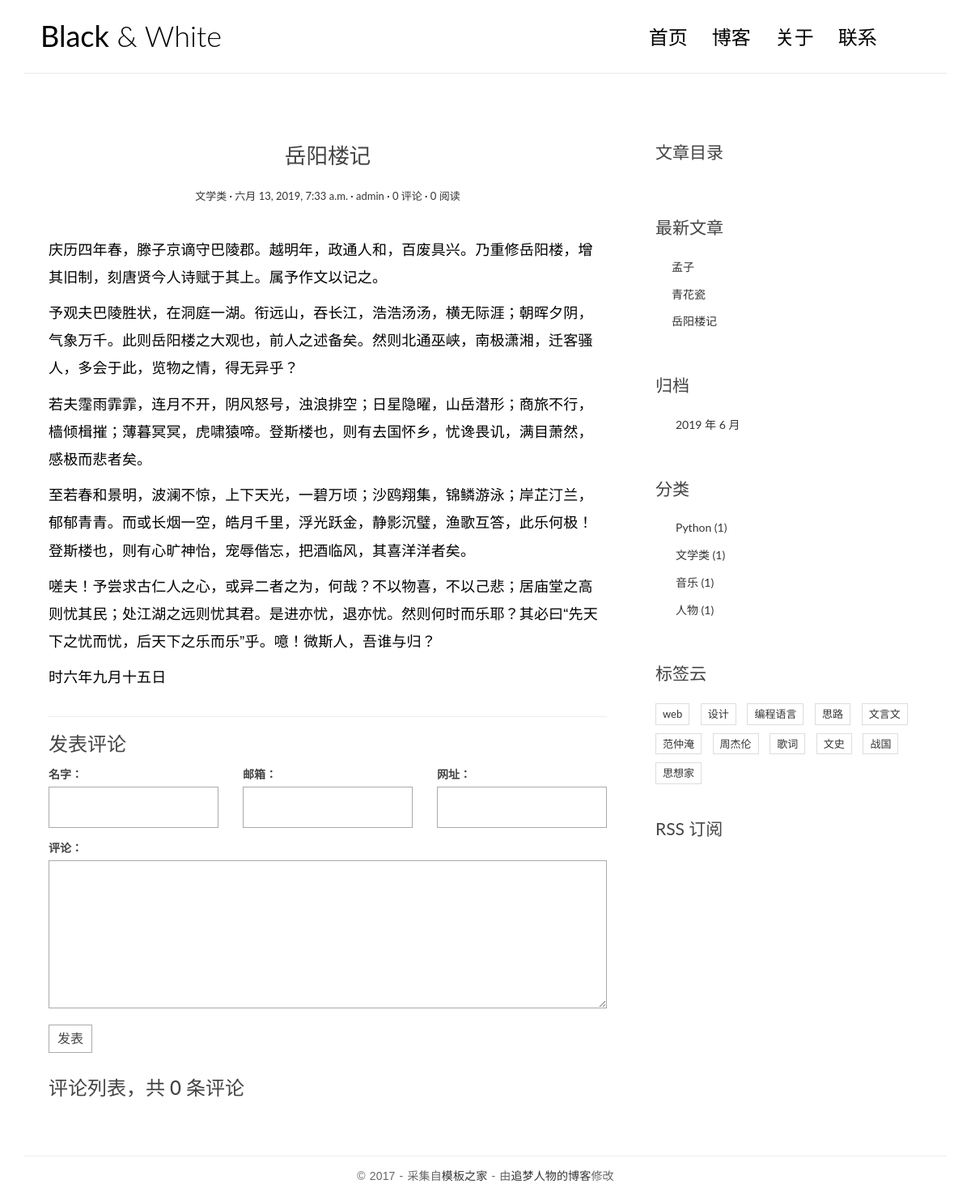
Before: /single/2/ with the older database file.
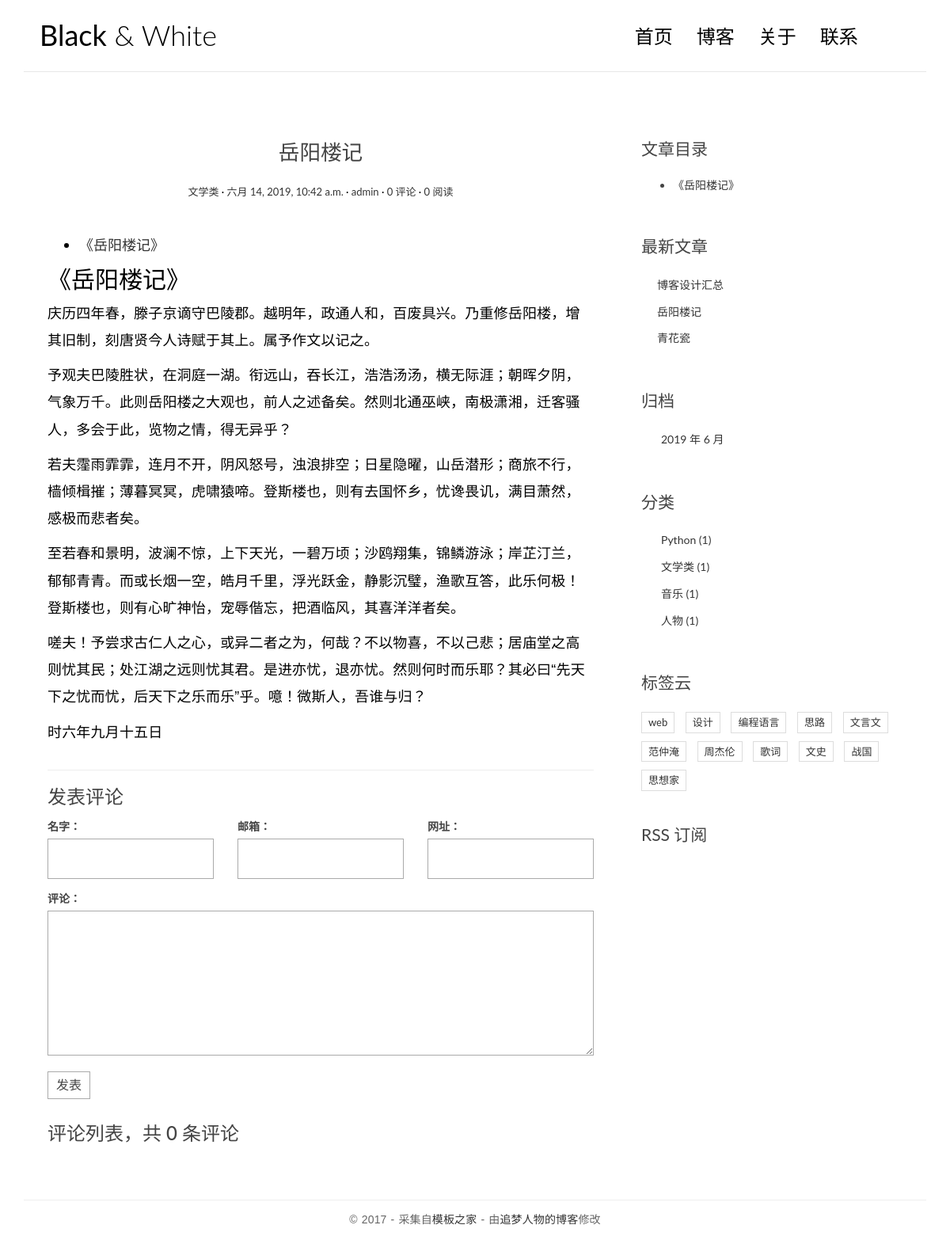
After: the same page with the newer database file.
### blog/models.py (models this page shows, shortened)
class Article(models.Model):
    title = models.CharField(max_length=30) # 标题
    body = models.TextField()   # 内容
    category = models.ForeignKey(Category, on_delete=models.CASCADE)    # 分类
    tag = models.ManyToManyField(Tag)   # 标签
    create_time = models.DateTimeField(auto_now=True)    # 创建时间
    update_time = models.DateTimeField(auto_now_add=True)   # 更新时间
    author = models.ForeignKey(User, on_delete=models.CASCADE)  # 作者
    views = models.IntegerField(default=0)  # 浏览数

class Category(models.Model):
    title = models.CharField(max_length=20)

class Tag(models.Model):
    title = models.CharField(max_length=20)

### blog/views.py (the view, shortened to what this page needs)
# urls.py: url(r'^single/(\d+)/$', SingleView.as_view(), name='single'),
class SingleView(View):
    def get(self, req, id):
        article = get_object_or_404(Article, pk=id)
        mk = markdown.Markdown(extensions=[
            'markdown.extensions.extra',
            'markdown.extensions.codehilite',
            'markdown.extensions.toc',
        ])
        article.body = mk.convert(article.body)
        article.toc = mk.toc
        return render(req, 'blog/single.html', locals())

### blog/templatetags/my_fun.py (called while the page is built)
@register.simple_tag
def my_latest_articles(num=3):
    return Article.objects.all().order_by('-create_time')[:num]

@register.simple_tag
def get_archive():
    return Article.objects.all().dates('create_time', 'month')

@register.simple_tag
def get_category():
    return Category.objects.all()

@register.simple_tag
def get_tag():
    return Tag.objects.all()

### template/blog/single.html (shortened to what this page needs)
{% extends 'blog/base.html' %}
{% block left %}
    <article class="post post-{{ article.id }}">
                    <header class="entry-header">
                        <h1 class="entry-title">{{ article.title }}</h1>
                        <div class="entry-meta">
                            <span class="post-category"><a href="#">{{ article.category.title }}</a></span>
                            <span class="post-date"><a href="#"><time class="entry-date"
                                                                      datetime="2012-11-09T23:15:57+00:00">{{ article.create_time }}</time></a></span>
                            <span class="post-author"><a href="#">{{ article.author.username }}</a></span>
                            <span class="comments-link"><a href="#">{{ article.comment_set.count }} 评论</a></span>
                            <span class="views-count"><a href="#">{{ article.views }} 阅读</a></span>
                        </div>
                    </header>
                    <div class="entry-content clearfix">
                        <p>{{ article.body|safe }}</p>
                    </div>
                </article>
    <section class="comment-area" id="comment-area">
                    <hr>
                    <h3>发表评论</h3>
                    <form action="{% url 'blog:single' article.id %}" method="post" class="comment-form">
                        <div class="row">
                            <div class="col-md-4">
                                <label for="id_name">名字：</label>
                                <input type="text" id="id_name" name="name" required>
                            </div>
                            <div class="col-md-4">
                                <label for="id_email">邮箱：</label>
                                <input type="email" id="id_email" name="email" required>
                            </div>
                            <div class="col-md-4">
                                <label for="id_url">网址：</label>
                                <input type="text" id="id_url" name="url">
                            </div>
                            <div class="col-md-12">
                                <label for="id_comment">评论：</label>
                                <textarea name="comment" id="id_comment" required></textarea>
                                <button type="submit" class="comment-btn">发表</button>
                            </div>
                        </div>
                    </form>
                    <div class="comment-list-panel">
                        <h3>评论列表，共 <span>{{ article.comment_set.count }}</span> 条评论</h3>
                    </div>
                </section>
{% endblock %}
{% block right %}
<div class="widget widget-content">
    <h3 class="widget-title">文章目录</h3>
    {{ article.toc|safe }}
</div>
{% endblock %}

### template/blog/base.html (shortened to what this page needs)
<!DOCTYPE html>
{% load my_fun %}
<html>
<head>
    <link rel="stylesheet" href="/static/css/bootstrap.min.css">
    <link rel="stylesheet" href="http://code.ionicframework.com/ionicons/2.0.1/css/ionicons.min.css">
    <link rel="stylesheet" href="/static/css/pace.css">
    <link rel="stylesheet" href="/static/css/custom.css">
</head>
<body>
<div class="container">
    <header id="site-header">
        <div class="row">
            <div class="col-md-4 col-sm-5 col-xs-8">
                <div class="logo">
                    <h1><a href="index.html"><b>Black</b> &amp; White</a></h1>
                </div>
            </div>
            <div class="col-md-8 col-sm-7 col-xs-4">
                <nav class="main-nav" role="navigation">
                    <div class="collapse navbar-collapse" id="bs-example-navbar-collapse-1">
                        <ul class="nav navbar-nav navbar-right">
                            <li class="cl-effect-11"><a href="{% url 'blog:index' %}" data-hover="首页">首页</a></li>
                            <li class="cl-effect-11"><a href="{% url 'blog:index' %}" data-hover="博客">博客</a></li>
                            <li class="cl-effect-11"><a href="{% url 'blog:index' %}" data-hover="关于">关于</a></li>
                            <li class="cl-effect-11"><a href="{% url 'blog:index' %}" data-hover="联系">联系</a></li>
                        </ul>
                    </div>
                </nav>
            </div>
        </div>
    </header>
</div>
<div class="content-body">
    <div class="container">
        <div class="row">
            <main class="col-md-8">
                {% block left %}
                {% endblock %}
            </main>
            <aside class="col-md-4">
                {% block right %}
                {% endblock %}
                <div class="widget widget-recent-posts">
                    <h3 class="widget-title">最新文章</h3>
                    <ul>
                        {% my_latest_articles as latest_articles %}
                        {% for article in latest_articles %}
                        <li>
                            <a href="{% url 'blog:single' article.id %}">{{ article.title }}</a>
                        </li>
                        {% endfor %}
                    </ul>
                </div>
                <div class="widget widget-archives">
                    <h3 class="widget-title">归档</h3>
                    <ul>
                        {% get_archive as archives %}
                        {% for a in archives %}
                        <li>
                            <a href="{% url 'blog:archive' a.year a.month %}">{{ a.year }} 年 {{ a.month }} 月</a>
                        </li>
                        {% endfor %}
                    </ul>
                </div>
                <div class="widget widget-category">
                    <h3 class="widget-title">分类</h3>
                    <ul>
                        {% get_category as categories %}
                        {% for category in categories %}
                        <li>
                            <a href="{% url 'blog:category' category.id %}">{{ category.title }} <span class="post-count">({{ category.article_set.count }})</span></a>
                        </li>
                        {% endfor %}
                    </ul>
                </div>
                <div class="widget widget-tag-cloud">
                    <h3 class="widget-title">标签云</h3>
                    <ul>
                        {% get_tag as tags %}
                        {% for tag in tags %}
                        <li>
                            <a href="{% url 'blog:tag' tag.id %}">{{ tag.title }}</a>
                        </li>
                        {% endfor %}
                    </ul>
                </div>
                <div class="rss">
                    <a href="{% url 'blog:rss' %}"> RSS 订阅</a>
                </div>
            </aside>
        </div>
    </div>
</div>
<footer id="site-footer">
    <div class="container">
        <div class="row">
            <div class="col-md-12">
                <p class="copyright">&copy 2017 - 采集自<a href="http://www.cssmoban.com/"
                                                        target="_blank" title="模板之家">模板之家</a>
                    - 由<a href="http://zmrenwu.com/" title="网页模板" target="_blank">追梦人物的博客</a>修改
                </p>
            </div>
        </div>
    </div>
</footer>
</body>
</html>

### static/css/custom.css (style rules this page uses)
* { outline: none; }
h1, h2, h3, h4, h5, h6 { margin-top: 0; }
b { font-weight: 400; }
a { color: #333; }
body { color: #444; font-family: 'Lato', sans-serif; }
p { font-family: 'Ubuntu', sans-serif; font-weight: 400; word-spacing: 1px; letter-spacing: 0.01em; }
#site-header { background-color: #FFF; padding: 25px 20px; margin-bottom: 40px; border-bottom: 1px solid #e7e7e7; }
.logo h1 a { color: #000; }
.logo h1 { margin: 0; font-family: 'Lato', sans-serif; font-weight: 300; }
.main-nav { margin-top: 11px; max-width: 95%; }
.main-nav a { color: #000000 !important; padding: 0 0 5px 0 !important; margin-right: 30px; font-family: 'Lato', sans-serif; font-weight: 300; font-size: 24px; }
.cl-effect-11 a { padding: 10px 0; color: #0972b4; text-shadow: none; }
.cl-effect-11 a::before { position: absolute; top: 0; left: 0; overflow: hidden; padding: 0 0 5px 0 !important; max-width: 0; border-bottom: 1px solid #000; color: #000; content: attr(data-hover); white-space: nowrap; -webkit-transition: max-width 0.5s; -moz-transition: max-width 0.5s; transition: max-width 0.5s; }
.content-body { padding-bottom: 4em; }
.post { background: #fff; padding: 30px 30px 0; }
.entry-title { text-align: center; font-size: 1.9em; margin-bottom: 20px; line-height: 1.6; padding: 10px 20px 0; }
.entry-meta { text-align: center; color: #DDDDDD; font-size: 13px; margin-bottom: 30px; }
.entry-content { font-size: 18px; line-height: 1.9; font-weight: 300; color: #000; }
.post-category::after, .post-date::after, .post-author::after, .comments-link::after { content: ' ·'; color: #000; }
.widget { background: #fff; padding: 30px 0 0; }
.widget-title { font-size: 1.5em; margin-bottom: 20px; line-height: 1.6; padding: 10px 0 0; font-weight: 400; }
.widget-recent-posts ul { padding: 0; margin: 0; padding-left: 20px; }
.widget-recent-posts ul li { list-style-type: none; position: relative; line-height: 170%; margin-bottom: 10px; }
.widget-recent-posts ul li::before { content: '\f3d3'; font-family: "Ionicons"; position: absolute; left: -17px; top: 3px; font-size: 16px; color: #000; }
.widget-archives ul { padding: 0; margin: 0; padding-left: 25px; }
.widget-archives ul li { list-style-type: none; position: relative; line-height: 170%; margin-bottom: 10px; }
.widget-archives ul li::before { content: '\f3f3'; font-family: "Ionicons"; position: absolute; left: -25px; top: 1px; font-size: 16px; color: #000; }
.widget-category ul { padding: 0; margin: 0; padding-left: 25px; }
.widget-category ul li { list-style-type: none; position: relative; line-height: 170%; margin-bottom: 10px; }
.widget-category ul li::before { content: '\f3fe'; font-family: "Ionicons"; position: absolute; left: -25px; top: 1px; font-size: 18px; color: #000; }
.widget-tag-cloud ul { padding: 0; margin: 0; margin-right: -10px; }
.widget-tag-cloud ul li { list-style-type: none; font-size: 13px; display: inline-block; margin-right: 10px; margin-bottom: 10px; padding: 3px 8px; border: 1px solid #ddd; }
.widget-content ul li { margin-bottom: 10px; }
.rss { font-size: 21px; margin-top: 30px; }
.rss a { color: #444; }
#site-footer { padding-top: 10px; padding: 0 0 1.5em 0; }
.copyright { text-align: center; padding-top: 1em; margin: 0; border-top: 1px solid #eee; color: #666; }
.contact-form input, .comment-form input { border: 1px solid #aaa; margin-bottom: 15px; width: 100%; padding: 15px 15px; font-size: 16px; line-height: 100%; transition: 0.4s border-color linear; }
.contact-form textarea, .comment-form textarea { border: 1px solid #aaa; margin-bottom: 15px; width: 100%; padding: 15px 15px; font-size: 16px; line-height: 20px !important; min-height: 183px; transition: 0.4s border-color linear; }
.comment-area { padding: 0 30px 0; }
.comment-form { margin-top: 15px; }
.comment-form .comment-btn { background-color: #fff; border: 1px solid #aaa; font-size: 16px; padding: 5px 10px; }
.comment-list-panel { margin-top: 30px; }

Changed rows visible on the page:
no longer on this page (row edited): Article: title "孟子"
changed Article "岳阳楼记": create_time "六月 13, 2019, 7:33 a.m." → "六月 14, 2019, 10:42 a.m."; body "庆历四年春，滕子京谪守巴陵郡。越明年，政通人和，百废具兴。乃重修岳阳楼，增其旧制，刻唐贤今人诗赋于其上。属予作文以记之。 予观夫巴陵胜状，在洞庭一湖。衔远山，吞长江，浩浩汤汤，横无际涯；朝晖夕阴，气象万千。此则岳阳楼之大观也，前人之述备矣。然则北通巫峡，南极潇湘，迁客骚人，多会于此，览物之情，得无异乎？ 若夫霪雨霏霏，连月不开，阴风怒号，浊浪排空；日星隐曜，山岳潜形；商旅不行，樯倾楫摧；薄暮冥冥，虎啸猿啼。登斯楼也，则有去国怀乡，忧谗畏讥，满目萧然，感极而悲者矣。 至若春和景明，波澜不惊，上下天光，一碧万顷；沙鸥翔集，锦鳞游泳；岸芷汀兰，郁郁青青。而或长烟一空，皓月千里，浮光跃金，静影沉璧，渔歌互答，此乐何极！登斯楼也，则有心旷神怡，宠辱偕忘，把酒临风，其喜洋洋者矣。…" → "《岳阳楼记》 《岳阳楼记》 庆历四年春，滕子京谪守巴陵郡。越明年，政通人和，百废具兴。乃重修岳阳楼，增其旧制，刻唐贤今人诗赋于其上。属予作文以记之。 予观夫巴陵胜状，在洞庭一湖。衔远山，吞长江，浩浩汤汤，横无际涯；朝晖夕阴，气象万千。此则岳阳楼之大观也，前人之述备矣。然则北通巫峡，南极潇湘，迁客骚人，多会于此，览物之情，得无异乎？ 若夫霪雨霏霏，连月不开，阴风怒号，浊浪排空；日星隐曜，山岳潜形；商旅不行，樯倾楫摧；薄暮冥冥，虎啸猿啼。登斯楼也，则有去国怀乡，忧谗畏讥，满目萧然，感极而悲者矣。 至若春和景明，波澜不惊，上下天光，一碧万顷；沙鸥翔集，锦鳞游泳；岸芷汀兰，郁郁青青。而或长烟一空，皓月千里，浮光跃金，静影沉璧，渔歌互答，此乐何极！登斯楼也，则有心旷神怡，宠辱偕忘，把酒临风，其喜洋洋者矣。…"; toc (not shown) → "《岳阳楼记》"; moves up the list
now on this page (row edited): Article: title "博客设计汇总"
